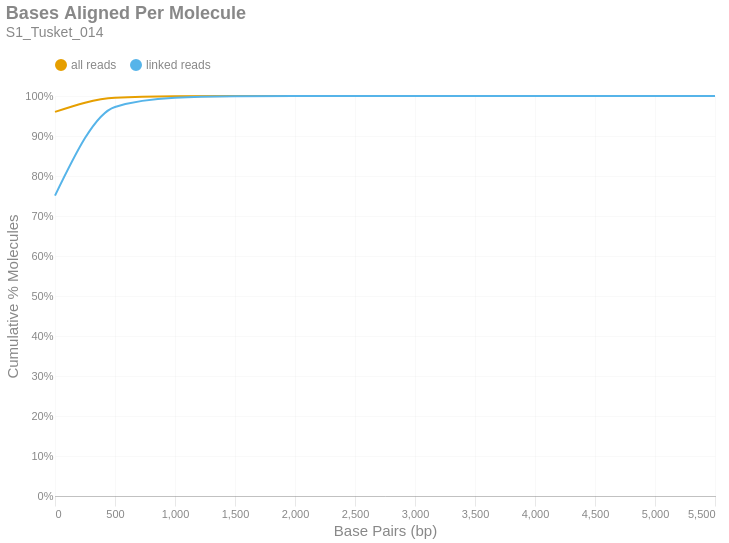

This figure's notebook cell:
### Markdown cell above
### Bases Aligned Per Molecule
This is a cumulative frequency distribution showing the number of base pairs aligned per unique molecule. These data are shown in 500 bp bins. There are two distributions: one with `all reads` (yellow) and another with only `linked reads` (blue). The percent of molecules in the `linked reads` distribution is relative to the total number of linked molecules.

### Code cell
if SKIPLR:
    print_html(f"Skipped")
else:
    binned_df = consolidated_hist(valids['aligned_bp'], mask, 500, True)
    with SafeRender(binned_df):
        (
            density_plot(binned_df, 'Bases Aligned Per Molecule', samplename, 'basesper')
            .encode(
                x=alt.X('bin:Q', title="Base Pairs (bp)").axis(tickMinStep=500).scale(padding=0),
                y=alt.Y('value:Q', title='Cumulative % Molecules')
                    .axis(format='%')
                    .scale(domain = [0,1])
                    .stack(False),
                color=alt.Color("key:N").scale(domain = ["all reads", "linked reads"]),
                tooltip = [
                    alt.Tooltip("key:N", title = "Data Type"),
                    alt.Tooltip("range_label:N", title="Bases Aligned Per Molecule"),
                    alt.Tooltip("value:Q", format = ".2%", title="% Molecules (Cum.)")
                ]
            )
        ).display()

### Figure 1 — Vega-Lite specification as saved in the notebook (floating-point values rounded to 4 significant figures)
{"width": "container", "height": 400, "config": {"title": {"anchor": "start", "dy": -15, "fontSize": 18, "color": "#888888", "subtitleColor": "#888888", "subtitleFontSize": 14}, "arc": {"fill": "#0072B2"}, "axis": {"domainColor": "#888888", "domainWidth": 0.5, "gridWidth": 0.2, "grid": false, "titleFontWeight": 400, "titleFontSize": 15, "labelFontSize": 11, "labelColor": "#888888", "tickColor": "#888888", "tickWidth": 0.2, "titleColor": "#888888"}, "axisBand": {"grid": false}, "axisX": {"grid": true, "tickSize": 10, "domainCap": "round"}, "axisY": {"domain": false, "grid": true, "tickSize": 0, "domainCap": "round"}, "background": "transparent", "header": {"labelFontSize": 15, "labelColor": "#888888", "titleFontSize": 15, "titleFontWeight": 600, "titleColor": "#888888"}, "legend": {"labelFont": "sans-serif", "labelFontSize": 12, "labelColor": "#888888", "symbolSize": 100, "symbolType": "circle", "titleFontSize": 12, "titlePadding": 10, "titleColor": "#888888", "title": null, "orient": "top"}, "range": {"category": ["#E69F00", "#56B4E9", "#009E73", "#F0E442", "#0072B2", "#D55E00", "#CC79A7", "#000000"], "diverging": ["#cfe8f3", "#a2d4ec", "#73bfe2", "#46abdb", "#1696d2", "#12719e"]}, "area": {"fill": "#0072B2", "fillOpacity": 0.7, "line": true, "strokeOpacity": 0.7}, "line": {"color": "#0072B2", "stroke": "#0072B2", "strokeWidth": 2}, "trail": {"color": "#0072B2", "stroke": "#0072B2", "strokeWidth": 0, "size": 1}, "point": {"filled": true, "fillOpacity": 1.0, "size": 95}, "text": {"color": "#888888", "fontSize": 11, "align": "right", "fontWeight": 400, "size": 11}, "bar": {"fill": "#0072B2", "stroke": null}, "view": {"stroke": null, "continuousWidth": 660, "continuousHeight": 400}}, "data": {"name": "data-202587b6d33e94816617179cab705285"}, "mark": {"type": "line", "interpolate": "monotone", "point": {"opacity": 0, "size": 275}}, "encoding": {"color": {"field": "key", "scale": {"domain": ["all reads", "linked reads"]}, "type": "nominal"}, "tooltip": [{"field": "key", "title": "Data Type", "type": "nominal"}, {"field": "range_label", "title": "Bases Aligned Per Molecule", "type": "nominal"}, {"field": "value", "format": ".2%", "title": "% Molecules (Cum.)", "type": "quantitative"}], "x": {"axis": {"tickMinStep": 500}, "field": "bin", "scale": {"padding": 0}, "title": "Base Pairs (bp)", "type": "quantitative"}, "y": {"axis": {"format": "%"}, "field": "value", "scale": {"domain": [0, 1]}, "stack": false, "title": "Cumulative % Molecules", "type": "quantitative"}}, "params": [{"name": "param_c36ac31b6afebe62", "select": {"type": "point", "fields": ["key"]}, "bind": "legend"}], "title": {"text": "Bases Aligned Per Molecule", "subtitle": "S1_Tusket_014"}, "transform": [{"fold": ["all reads (cumsum)", "linked reads (cumsum)"]}, {"calculate": "replace(datum.key, ' (cumsum)', '')", "as": "key"}, {"filter": {"param": "param_c36ac31b6afebe62"}}], "usermeta": {"embedOptions": {"downloadFileName": "S1_Tusket_014.basesper"}}, "$schema": "https://vega.github.io/schema/vega-lite/v6.1.0.json", "datasets": {"data-202587b6d33e94816617179cab705285": [{"bin": "0.0", "interval": "0.0-500.0", "all reads": 0.9603, "linked reads": 0.7508, "all reads (cumsum)": 0.9603, "linked reads (cumsum)": 0.7508, "range_label": "0-499"}, {"bin": "500.0", "interval": "500.0-1000.0", "all reads": 0.03544, "linked reads": 0.2218, "all reads (cumsum)": 0.9957, "linked reads (cumsum)": 0.9726, "range_label": "500-999"}, {"bin": "1000.0", "interval": "1000.0-1500.0", "all reads": 0.003603, "linked reads": 0.02285, "all reads (cumsum)": 0.9993, "linked reads (cumsum)": 0.9955, "range_label": "1000-1499"}, {"bin": "1500.0", "interval": "1500.0-2000.0", "all reads": 0.0005591, "linked reads": 0.003587, "all reads (cumsum)": 0.9999, "linked reads (cumsum)": 0.9991, "range_label": "1500-1999"}, {"bin": "2000.0", "interval": "2000.0-2500.0", "all reads": 0.0001118, "linked reads": 0.0007186, "all reads (cumsum)": 1.0, "linked reads (cumsum)": 0.9998, "range_label": "2000-2499"}, {"bin": "2500.0", "interval": "2500.0-3000.0", "all reads": 2.226e-05, "linked reads": 0.0001433, "all reads (cumsum)": 1.0, "linked reads (cumsum)": 0.9999, "range_label": "2500-2999"}, {"bin": "3000.0", "interval": "3000.0-3500.0", "all reads": 8.007e-06, "linked reads": 5.155e-05, "all reads (cumsum)": 1.0, "linked reads (cumsum)": 1.0, "range_label": "3000-3499"}, {"bin": "3500.0", "interval": "3500.0-4000.0", "all reads": 1.762e-06, "linked reads": 1.134e-05, "all reads (cumsum)": 1.0, "linked reads (cumsum)": 1.0, "range_label": "3500-3999"}, {"bin": "4000.0", "interval": "4000.0-4500.0", "all reads": 4.804e-07, "linked reads": 3.093e-06, "all reads (cumsum)": 1.0, "linked reads (cumsum)": 1.0, "range_label": "4000-4499"}, {"bin": "4500.0", "interval": "4500.0-5000.0", "all reads": 4.804e-07, "linked reads": 3.093e-06, "all reads (cumsum)": 1.0, "linked reads (cumsum)": 1.0, "range_label": "4500-4999"}, {"bin": "5000.0", "interval": "5000.0-5500.0", "all reads": 1.601e-07, "linked reads": 1.031e-06, "all reads (cumsum)": 1.0, "linked reads (cumsum)": 1.0, "range_label": "5000-5499"}, {"bin": "5500.0", "interval": "5500.0-6000.0", "all reads": 1.601e-07, "linked reads": 1.031e-06, "all reads (cumsum)": 1.0, "linked reads (cumsum)": 1.0, "range_label": "5500-5999"}]}}
